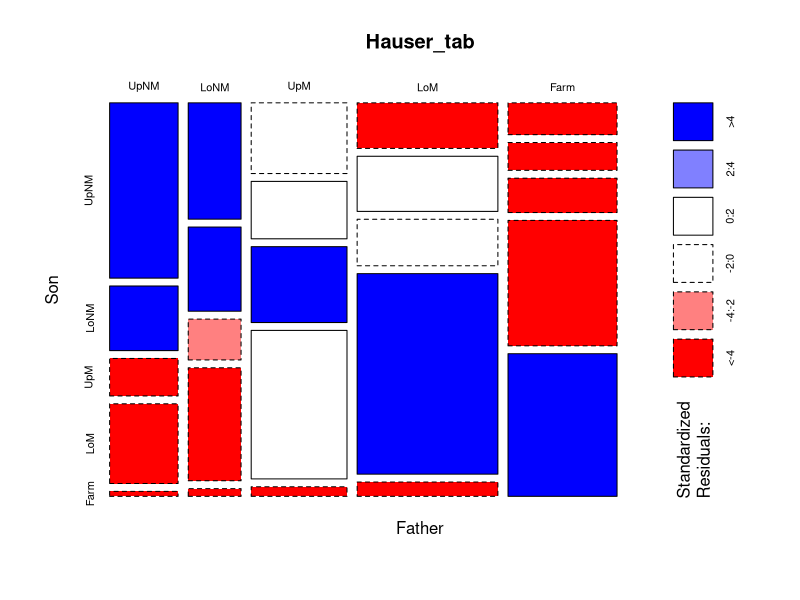
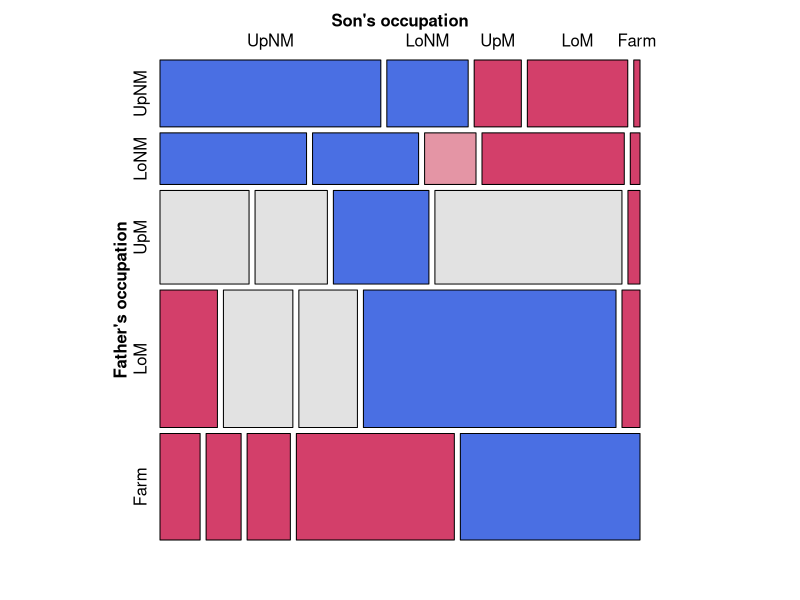
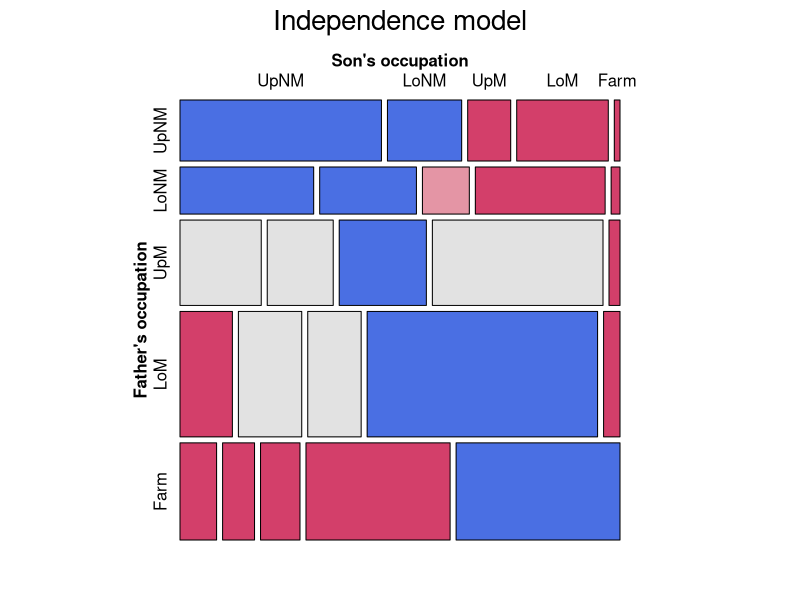
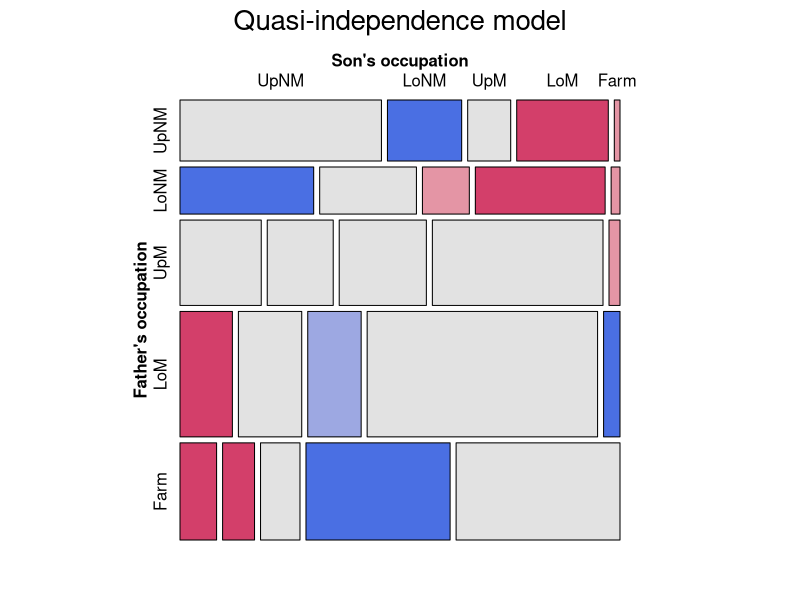
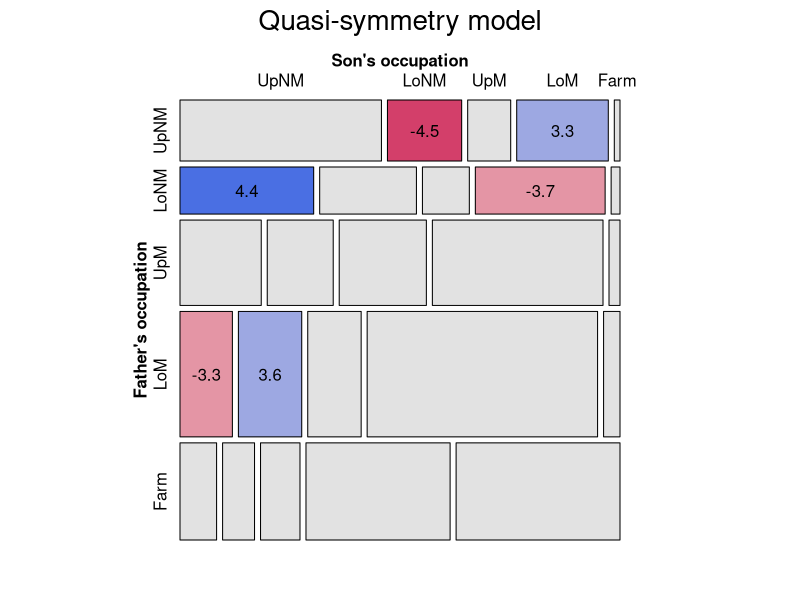
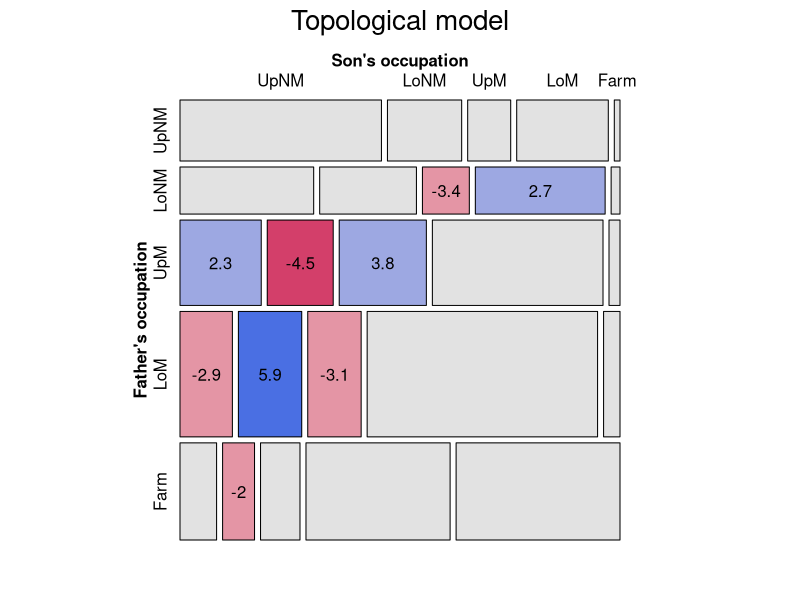
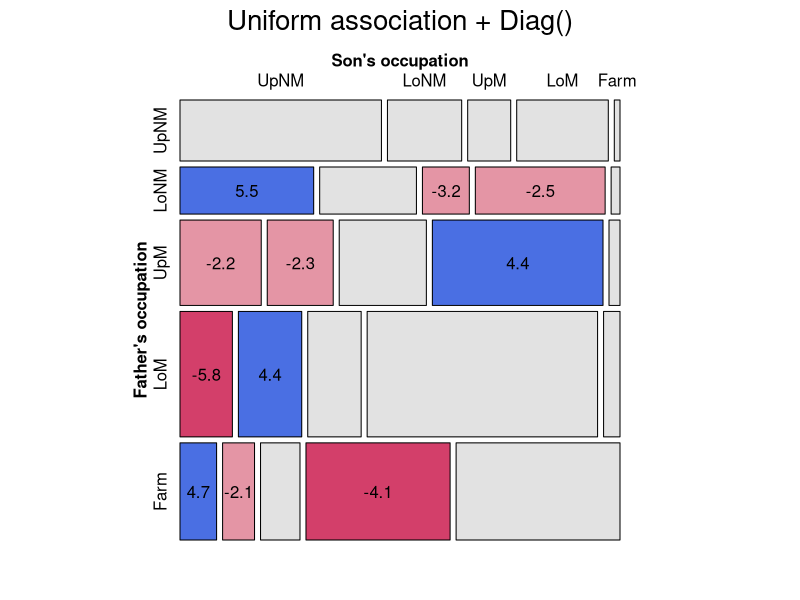

The R source for these figures, in order:
## ---- chunk 1
knitr::opts_chunk$set(
  collapse = TRUE,
  message = FALSE,
  warning = FALSE,
  fig.height = 6,
  fig.width = 7,
  fig.path = "fig/mobility-",
  dev = "png",
  comment = "##"
)

# save some typing
knitr::set_alias(w = "fig.width",
                 h = "fig.height",
                 cap = "fig.cap")

# colorize text
colorize <- function(x, color) {
  if (knitr::is_latex_output()) {
    sprintf("\\textcolor{%s}{%s}", color, x)
  } else if (knitr::is_html_output()) {
    sprintf("<span style='color: %s;'>%s</span>", color,
      x)
  } else x
}
## ---- chunk 2
data("Hauser79", package="vcdExtra")
str(Hauser79)
(Hauser_tab <- xtabs(Freq ~ Father + Son, data=Hauser79))
## ---- chunk 3
library(vcdExtra)
library(gnm)
library(dplyr)
## ---- chunk 4
plot(Hauser_tab, shade=TRUE)
## ---- chunk 5
labels <- list(set_varnames = c(Father="Father's occupation", 
                                Son="Son's occupation"))

mosaic(Freq ~ Father + Son, data=Hauser79,
       labeling_args = labels,
       shade=TRUE,
       legend = FALSE)
## ---- chunk 6
hauser.indep <- glm(Freq ~ Father + Son, 
  data=Hauser79, 
  family=poisson)

# the same mosaic, using the fitted model
mosaic(hauser.indep, formula = ~ Father + Son, 
       labeling_args = labels,
       legend = FALSE,
       main="Independence model")
## ---- chunk 7
# with symbols
with(Hauser79, Diag(Father, Son)) |> matrix(nrow=5)
## ---- chunk 8
hauser.quasi <-  update(hauser.indep, 
                        ~ . + Diag(Father, Son))

mosaic(hauser.quasi, ~ Father+Son, 
       labeling_args = labels,
       legend = FALSE,
       main="Quasi-independence model")

## ---- chunk 9
with(Hauser79, Symm(Father, Son)) |> matrix(nrow=5)
## ---- chunk 10
hauser.qsymm <-  update(hauser.indep, 
                        ~ . + Diag(Father,Son) + Symm(Father,Son))
## ---- chunk 11
anova(hauser.indep, hauser.quasi, hauser.qsymm, test="Chisq")

LRstats(hauser.indep, hauser.quasi, hauser.qsymm)
## ---- chunk 12
mosaic(hauser.qsymm, ~ Father+Son, 
       labeling_args = labels,
       labeling = labeling_residuals,
       residuals_type ="rstandard",
       legend = FALSE,
       main="Quasi-symmetry model")
## ---- chunk 13
# Levels for Hauser 5-level model
levels <- matrix(c(
      2,  4,  5,  5,  5,
      3,  4,  5,  5,  5,
      5,  5,  5,  5,  5,
      5,  5,  5,  4,  4,
      5,  5,  5,  4,  1), 
      nrow = 5, ncol = 5, 
      byrow=TRUE)
## ---- chunk 14
hauser.topo <- update(hauser.indep, 
                      ~ . + Topo(Father, Son, spec=levels))

mosaic(hauser.topo, ~Father+Son, 
       labeling_args = labels,
       labeling = labeling_residuals,
       residuals_type ="rstandard",
       legend = FALSE,
       main="Topological model")
## ---- chunk 15
LRstats(hauser.indep, hauser.quasi, hauser.qsymm, hauser.topo, sortby = "AIC")

## ---- chunk 16
Sscore <- as.numeric(Hauser79$Son)
Fscore <- as.numeric(Hauser79$Father)

Hauser79 |> cbind(Fscore, Fscore) |> head()
## ---- chunk 17
hauser.UAdiag <- update(hauser.indep,
                        . ~ . + Fscore : Sscore + Diag(Father, Son))

LRstats(hauser.UAdiag)
## ---- chunk 18
coef(hauser.UAdiag)[["Fscore:Sscore"]]
## ---- chunk 19
mosaic(hauser.UAdiag, ~ Father+Son, 
       labeling_args = labels,
       labeling = labeling_residuals,
       residuals_type ="rstandard",
       legend = FALSE,
       main="Uniform association + Diag()")
